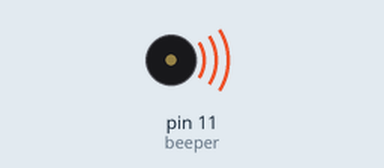
A sketch run on a simulated Arduino Uno, built with avr-gcc and run on an emulated ATmega328P. Shown: buzzer (waves = sounding). What the sketch prints to the serial monitor is not drawn.

Above: at 0.5 s.
At 1.5 s:
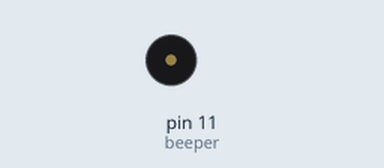
Timing chart, 0 to 3.0 s (numbered marks = the images above):
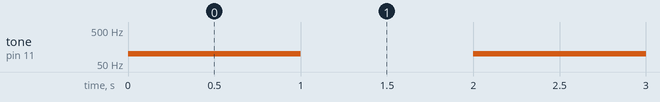

Measured:
- by itself, tone on pin 11 (beeper): plays 100 Hz for 1.0 s, 100 Hz for 1.0 s, 100 Hz for 1.0 s, 110 Hz for 1.0 s, 110 Hz for 1.0 s, 110 Hz for 1.0 s … (65 notes in this stretch)

The sketch:

Frantic_Jarv1.ino
```cpp
int beeper = 11;
int freq = 100;

void setup()
{
  pinMode(beeper, OUTPUT);
  Serial.begin(9600);
}

void loop()
{
  for (int count=0; count < 3; count++)
  {
	tone(beeper, freq);
    delay(1000);
    noTone(beeper);
    delay(1000);
  }
  freq = freq + 10;
  Serial.println("new freq");
  Serial.println(freq);
  delay(10);

  if (freq == 600)
  {
    freq = 100;
  }
}
```
